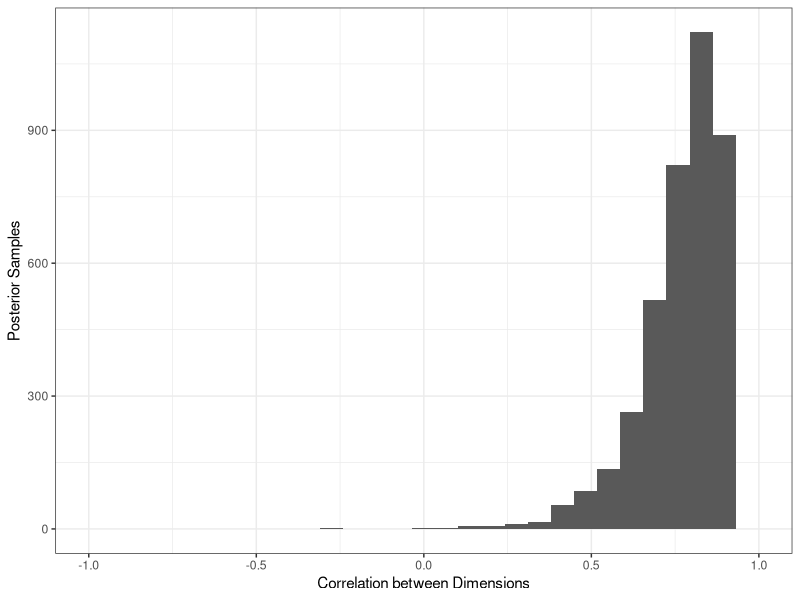

This chart was generated by the following R code:

library(ggplot2)

corrs = read.csv("CORR_Omega_51Emodel.py.txt", header=FALSE)


plot = ggplot(corrs) + geom_histogram(aes(x=V1)) + xlab("Correlation between Dimensions") + theme_bw() + ylab("Posterior Samples") + xlim(-1,1)
ggsave(plot, file="corr_omega.pdf", height=2, width=4)


sink("correlation_omega.txt")
cat("Mean: ", mean(corrs$V1))
cat("\n")
cat("95% CrI ", quantile(corrs$V1, 0.025), " ",  quantile(corrs$V1, 1-0.025))
cat("\n")
cat("Posterior of opposite sign: ", mean(corrs$V1<0))
sink()
